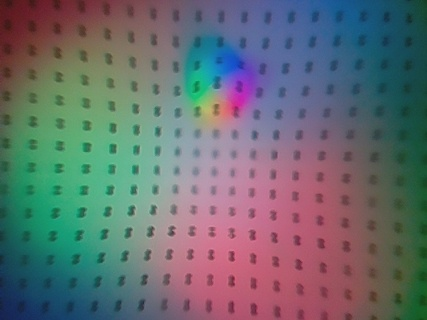
%> input picture matlab_version/calibration functions/illumination_calib/Dots1/sample_100.jpg, 427 x 320 px
$ octave --eval "result = FindBallArea(imread('illumination_calib/Dots1/sample_100.jpg'));"   (GNU Octave 9; MATLAB toolbox functions it lacks are replaced by stand-ins)
%> lines starting %> are read from the running program, lines starting %| are printed output that depends on the picture
function [ContactMask, ValidMap, center, Radius]= FindBallArea(I)
% find the circle in the pressing sphere sample case.
% The input matrix I is single-channelled, the result of the current image
% sustract the background

TEST_DESPLAY=1;     %whether display the ball area


IlluThresh=-5; %should be -0.5 for the very soft cases
MarkerAreaThresh=15;
SE=ones(7);
RadiusRange=[40 500]; % the preset range of the circle radius
RadiusTestWidth=50;

size1=size(I,1);size2=size(I,2);
%> after `size1=size(I,1)`: size1 = 320
%> after `size2=size(I,2)`: size2 = 427
mask1=(I>MarkerAreaThresh); % get the marker area
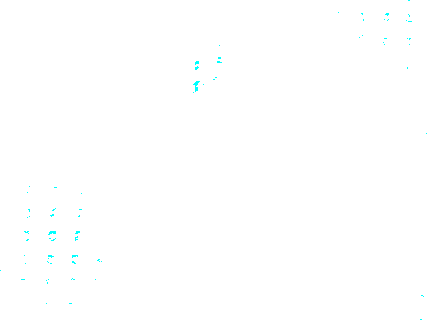
%> mask1: size 320x427x3 logical; mean R, G, B 0.998, 1, 1
mask2=~imdilate(mask1,SE);
%> mask2: size 320x427x3 logical; every value is 0
I_=I.*mask2;

%ini Output
Radius=0;
ValidMap=0;
ContactMask=0; center=0;

%estimate the circle position
stepwidth=20;
sumcol=sum(I_,1);
i0=0;
for i=1:stepwidth:size2-stepwidth
    i0=i0+1;
    t=sum(sum(mask2(:,i:i+stepwidth)));
    sumcol2(i0)=sum(sumcol(i:i+stepwidth))/t;
end
sumbase=(sumcol2(1)+sumcol2(end))/2;
%> sumbase = NaN
sumcol2=sumcol2-sumbase;
cStart=2;cStart0=1;
cEnd0=length(sumcol2);cEnd=cEnd0-1;
%> after `cEnd0=length(sumcol2)`: cEnd0 = 21
%> after `cEnd=cEnd0-1`: cEnd = 20
while cStart<cEnd
    cStart=cStart+1;
    if (sumcol2(cStart)<IlluThresh) && (sumcol2(cStart)<sumcol2(cStart-1)) && (sumcol2(cStart)<sumcol2(cStart+1)+0.05)
        if (sumcol2(cStart)<sumcol2(cStart-2)-0.4)               % is the start
            cStart0=0;break;
        end
    elseif cStart>4 && (sumcol2(cStart)<sumcol2(cStart-3)-0.4) &&(sumcol2(cStart)<-0.3)
            cStart0=0;break;
    end
end
%> this loop made 18 passes
%> after the loop, cStart0 = 1
while cStart<cEnd
    cEnd=cEnd-1;
    if (sumcol2(cEnd)<IlluThresh) && (sumcol2(cEnd)<sumcol2(cEnd-1)+0.05) && (sumcol2(cEnd)<sumcol2(cEnd+1))
        if (sumcol2(cEnd)<sumcol2(cEnd+2)-0.4)
            cEnd0=0;
            break;
        end
   elseif cEnd<cEnd0-3 && (sumcol2(cEnd)<sumcol2(cEnd+3)-0.4) && (sumcol2(cEnd)<-0.3)
            cEnd0=0;
            break;
    end
end
%> this loop made 0 passes
if ~(cEnd0 || cStart0)
    center1X=round((cEnd+cStart)/2*stepwidth);
    Radius1=(cEnd-cStart)/2*stepwidth;
else
    display('no circle');
    return;
end


sumrow=sum(I_,2);
i0=0;
for i=1:stepwidth:size1-stepwidth
    i0=i0+1;
    t=sum(sum(mask2(:,i:i+stepwidth)));
    sumrow2(i0)=sum(sumrow(i:i+stepwidth))/t;
end
sumrow2=sumrow2-sumbase;
cStart=1;cStart0=1;
cEnd0=length(sumrow2);cEnd=cEnd0;
if sumrow2(cStart0)>-1
while cStart<cEnd0-1
    cStart=cStart+1;
    if sumrow2(cStart)<-5
        cStart0=0;break;
    elseif (sumrow2(cStart)<sumrow2(cStart+1)+0.04) && (sumrow2(cStart)<IlluThresh) && (sumrow2(cStart)<sumrow2(cStart-1)-0.6) && (sumrow2(cStart-1)>-1)
        cStart0=0;break;
    elseif (sumrow2(cStart)<IlluThresh) && (sumrow2(cStart)<sumrow2(cStart-1)) && (sumrow2(cStart)<sumrow2(cStart+1)+0.04)
        if cStart==2
            continue;
        end
        if (sumrow2(cStart)<sumrow2(cStart-2)-0.4)               % is the start
            cStart0=0;break;
        end
    end
end
end
if sumrow2(cEnd0)>-1
while cStart<=cEnd && cEnd>3
    cEnd=cEnd-1;
    if cEnd<-5
        cEnd0=0; break;
    elseif (sumrow2(cEnd)<IlluThresh) && (sumrow2(cEnd)<sumrow2(cEnd-1)+0.04) && (sumrow2(cEnd)<sumrow2(cEnd+1)-0.6)
        cEnd0=0; break;
    elseif (sumrow2(cEnd)<IlluThresh) && (sumrow2(cEnd)<sumrow2(cEnd-1)+0.04) && (sumrow2(cEnd)<sumrow2(cEnd+1))
        if(cEnd0-cEnd==1)
            continue;
        end
        if (sumrow2(cEnd)<sumrow2(cEnd+2)-0.4)
            cEnd0=0;
            break;
        end
    end
end
end

if ~(cStart0 || cEnd0) && cStart~=cEnd
    center1Y=round((cEnd+cStart)/2*stepwidth);
elseif cStart==cEnd
    if sumrow2(cEnd+3)>sumrow2(cEnd-3)
        center1Y=cEnd*stepwidth-Radius1;
    else
        center1Y=cEnd*stepwidth+Radius1;
    end
elseif ~cStart0
    center1Y=cStart*stepwidth+Radius1;
elseif ~cEnd0
    center1Y=cEnd*stepwidth-Radius1;
else
    center1Y=size(I,1)/2;
end


display([Radius1 center1X center1Y]);

%% loop to find the exact center and the radius
stepradius=2;
stepCenter=2;

[center, Radius]=loopCenter(center1X, center1Y, stepCenter*2, I_, mask2, RadiusTestWidth, Radius1, stepradius*2, RadiusRange);
[center, Radius]=loopCenter(center(1), center(2), stepCenter, I_, mask2, RadiusTestWidth, Radius, stepradius, RadiusRange);

Radius=Radius-3;

[xq yq]=meshgrid(1:size2, 1:size1);
xq=xq-center(1);yq=yq-center(2);
rq=xq.^2+yq.^2;
ContactMask=(rq<(Radius^2));
ValidMap=mask2;
%% display
if TEST_DESPLAY

displayIm=zeros(size1, size2, 3);
displayIm(:,:,1)=-I_/50;
displayIm(:,:,2)=(rq<(Radius^2))/2.5;
figure,imshow(displayIm);

end

% [83 lines left out: functions loopCenter, loopRadius, not called in this run]
